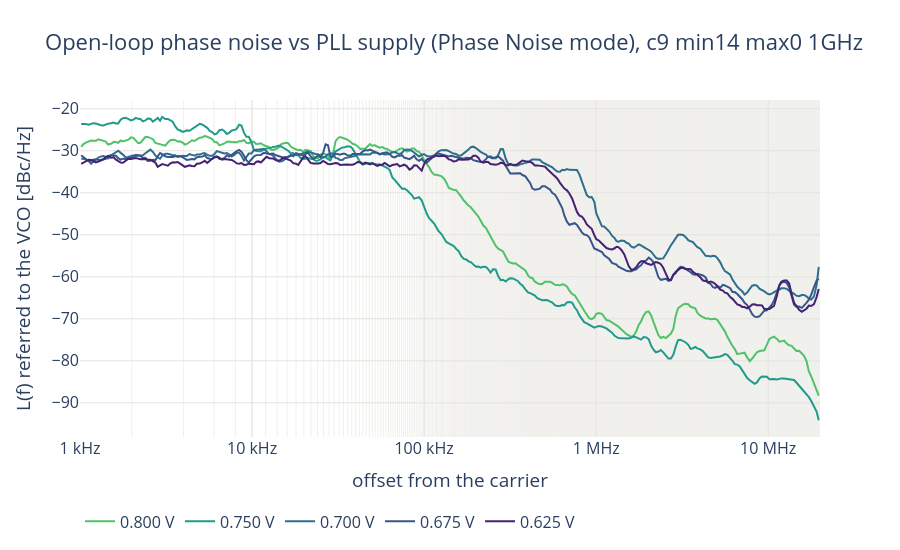
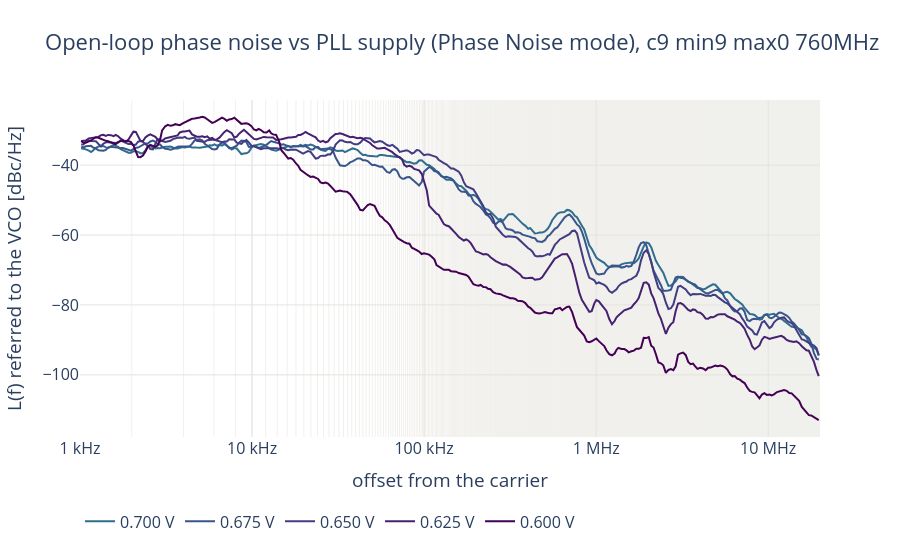
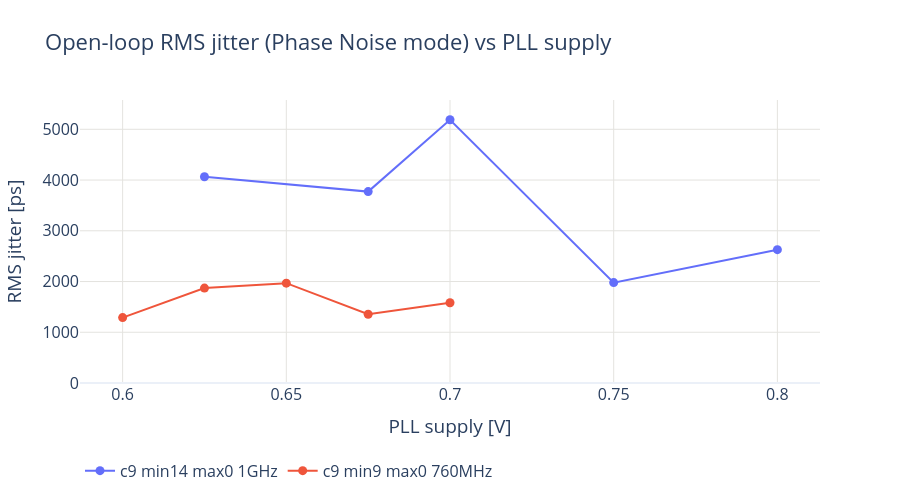

Notebook source saved alongside these figures, in order:
### Code cell
VCO_VDD_CSV = None  # e.g. PLL_DIR.parent / "vco" / "vco_vdd_S5_20261022_100000.csv"; None = newest run

# Open loop (pll_test_vdd.vco_vdd_sweep): the free-running VCO with the codes and pad divider of every setting, Vctrl
# from the SMU retuned to the setting's f_vco at every PLL supply. Per setting the analyzer's Phase Noise mode L(f)
# referred to the VCO (pad + 20 log10 N), one curve per supply, and its RMS jitter against the supply.
if VCO_VDD_CSV is None:
    VCO_VDD_CSV = sorted((p for p in (PLL_DIR.parent / "vco").glob("vco_vdd_*.csv") if not p.stem.endswith("_traces")),
                         key=lambda p: p.stat().st_mtime)[-1]
VCO_VDD_CSV = Path(VCO_VDD_CSV)
ol = pd.read_csv(VCO_VDD_CSV)
ol_traces = pd.read_csv(VCO_VDD_CSV.with_name(VCO_VDD_CSV.stem + "_traces.csv"))
ol_traces = ol_traces[ol_traces["kind"] == "L_pnmode"]
print(f"{VCO_VDD_CSV.name}: {len(ol)} supply x setting, status "
      + ", ".join(f"{s} {n}" for s, n in ol["status"].value_counts().items()))
ol_ok = ol[ol["status"] == "ok"]
for setting, d in ol_ok.groupby("factor", sort=False):
    fig = go.Figure()
    for _, r in d.sort_values("vdd_set", ascending=False).drop_duplicates("vdd_set").iterrows():
        t = ol_traces[(ol_traces["vdd_set"] == r["vdd_set"]) & (ol_traces["f_vco_target"] == r["f_vco_target"])
                      & np.logical_and.reduce([ol_traces[c] == r[c] for c in CODES])]
        t = binned(t)
        fig.add_scatter(x=t["freq"], y=t["level_dbm"] + 20 * np.log10(r["total_div"]), mode="lines",
                        name=f"{r['vdd_set']:.3f} V", line=dict(width=2, color=vdd_color(r["vdd_set"])),
                        hovertemplate=f"{r['vdd_set']:.3f} V" + "<br>%{x:.3s}Hz: %{y:.1f} dBc/Hz<extra></extra>")
    fig.update_layout(title=f"Open-loop phase noise vs PLL supply (Phase Noise mode), {setting}", height=550,
                      legend=dict(orientation="h", y=-0.2))
    fig.update_xaxes(title="offset from the carrier", **OFFSET_AXIS)
    fig.update_yaxes(title="L(f) referred to the VCO [dBc/Hz]", gridcolor=GRID)
    tag = setting.replace(" ", "_")
    save(fig, f"open_loop_phase_noise_vs_vdd_{tag}")
    r = d.iloc[0]
    print(f"open_loop_phase_noise_vs_vdd_{tag} (open loop, L(f) referred to the VCO, Phase Noise mode)\n"
          f"  run: {VCO_VDD_CSV.name}\n"
          f"  fixed: VCO coarse {r['vco_tune_coarse']:.0f} min {r['vco_current_min']:.0f} "
          f"max {r['vco_current_max']:.0f}, f_vco {r['f_vco_target'] / 1e6:.0f} MHz (Vctrl from the SMU, retuned), "
          f"output /{r['total_div']:.0f} (pad {r['f_pad'] / 1e6:.4g} MHz), no loop, core in reset\n"
          f"  varied: PLL supply " + ", ".join(f"{v:.3f}" for v in sorted(d["vdd_set"].unique())) + " V\n")

fig = go.Figure()
for setting, d in ol_ok.groupby("factor", sort=False):
    d = d.sort_values("vdd_set").drop_duplicates("vdd_set")
    fig.add_scatter(x=d["vdd_set"], y=d["time_jitter_pnm_ps"], mode="lines+markers", name=setting,
                    marker=dict(size=9), hovertemplate="%{x:.3f} V: %{y:.1f} ps<extra>" + setting + "</extra>")
fig.update_layout(title="Open-loop RMS jitter (Phase Noise mode) vs PLL supply", height=500,
                  legend=dict(orientation="h", y=-0.25))
fig.update_xaxes(title="PLL supply [V]", gridcolor=GRID)
fig.update_yaxes(title="RMS jitter [ps]", gridcolor=GRID, rangemode="tozero")
save(fig, "open_loop_jitter_vs_vdd")
print(f"open_loop_jitter_vs_vdd (open loop, jitter on the pad, Phase Noise mode)\n  run: {VCO_VDD_CSV.name}\n"
      f"  varied: PLL supply (x), setting (one curve each); band per setting: "
      + ", ".join(f"{s} {d['pnm_band'].iloc[0]} Hz" for s, d in ol_ok.groupby("factor", sort=False)) + "\n")

### Figure 1 — Plotly figure (JSON) as saved in the notebook; plotly's stock layout.template omitted (floating-point values rounded to 4 significant figures; data arrays with more than 128 entries replaced by an {"elided": "..."} marker saying what was removed)
{"data": [{"hovertemplate": "0.800 V<br>%{x:.3s}Hz: %{y:.1f} dBc/Hz<extra></extra>", "line": {"color": "rgb(80, 194, 105)", "width": 2}, "mode": "lines", "name": "0.800 V", "type": "scatter", "x": {"elided": "300 float values"}, "y": {"elided": "300 float values"}}, {"hovertemplate": "0.750 V<br>%{x:.3s}Hz: %{y:.1f} dBc/Hz<extra></extra>", "line": {"color": "rgb(32, 154, 138)", "width": 2}, "mode": "lines", "name": "0.750 V", "type": "scatter", "x": {"elided": "300 float values"}, "y": {"elided": "300 float values"}}, {"hovertemplate": "0.700 V<br>%{x:.3s}Hz: %{y:.1f} dBc/Hz<extra></extra>", "line": {"color": "rgb(46, 110, 142)", "width": 2}, "mode": "lines", "name": "0.700 V", "type": "scatter", "x": {"elided": "300 float values"}, "y": {"elided": "300 float values"}}, {"hovertemplate": "0.675 V<br>%{x:.3s}Hz: %{y:.1f} dBc/Hz<extra></extra>", "line": {"color": "rgb(56, 86, 139)", "width": 2}, "mode": "lines", "name": "0.675 V", "type": "scatter", "x": {"elided": "300 float values"}, "y": {"elided": "300 float values"}}, {"hovertemplate": "0.625 V<br>%{x:.3s}Hz: %{y:.1f} dBc/Hz<extra></extra>", "line": {"color": "rgb(71, 33, 113)", "width": 2}, "mode": "lines", "name": "0.625 V", "type": "scatter", "x": {"elided": "300 float values"}, "y": {"elided": "300 float values"}}], "layout": {"font": {"size": 16}, "height": 550, "legend": {"orientation": "h", "y": -0.2}, "title": {"text": "Open-loop phase noise vs PLL supply (Phase Noise mode), c9 min14 max0 1GHz"}, "xaxis": {"gridcolor": "#e4e3df", "minor": {"gridcolor": "#f1f0ed", "showgrid": true}, "range": [3, 7.301], "ticktext": ["1 kHz", "10 kHz", "100 kHz", "1 MHz", "10 MHz"], "tickvals": [1000, 10000, 100000, 1000000, 10000000], "title": {"text": "offset from the carrier"}, "type": "log"}, "yaxis": {"gridcolor": "#e4e3df", "title": {"text": "L(f) referred to the VCO [dBc/Hz]"}}}}

### Figure 2 — Plotly figure (JSON) as saved in the notebook; plotly's stock layout.template omitted (floating-point values rounded to 4 significant figures; data arrays with more than 128 entries replaced by an {"elided": "..."} marker saying what was removed)
{"data": [{"hovertemplate": "0.700 V<br>%{x:.3s}Hz: %{y:.1f} dBc/Hz<extra></extra>", "line": {"color": "rgb(46, 110, 142)", "width": 2}, "mode": "lines", "name": "0.700 V", "type": "scatter", "x": {"elided": "300 float values"}, "y": {"elided": "300 float values"}}, {"hovertemplate": "0.675 V<br>%{x:.3s}Hz: %{y:.1f} dBc/Hz<extra></extra>", "line": {"color": "rgb(56, 86, 139)", "width": 2}, "mode": "lines", "name": "0.675 V", "type": "scatter", "x": {"elided": "300 float values"}, "y": {"elided": "300 float values"}}, {"hovertemplate": "0.650 V<br>%{x:.3s}Hz: %{y:.1f} dBc/Hz<extra></extra>", "line": {"color": "rgb(66, 60, 131)", "width": 2}, "mode": "lines", "name": "0.650 V", "type": "scatter", "x": {"elided": "300 float values"}, "y": {"elided": "300 float values"}}, {"hovertemplate": "0.625 V<br>%{x:.3s}Hz: %{y:.1f} dBc/Hz<extra></extra>", "line": {"color": "rgb(71, 33, 113)", "width": 2}, "mode": "lines", "name": "0.625 V", "type": "scatter", "x": {"elided": "300 float values"}, "y": {"elided": "300 float values"}}, {"hovertemplate": "0.600 V<br>%{x:.3s}Hz: %{y:.1f} dBc/Hz<extra></extra>", "line": {"color": "rgb(68, 1, 84)", "width": 2}, "mode": "lines", "name": "0.600 V", "type": "scatter", "x": {"elided": "300 float values"}, "y": {"elided": "300 float values"}}], "layout": {"font": {"size": 16}, "height": 550, "legend": {"orientation": "h", "y": -0.2}, "title": {"text": "Open-loop phase noise vs PLL supply (Phase Noise mode), c9 min9 max0 760MHz"}, "xaxis": {"gridcolor": "#e4e3df", "minor": {"gridcolor": "#f1f0ed", "showgrid": true}, "range": [3, 7.301], "ticktext": ["1 kHz", "10 kHz", "100 kHz", "1 MHz", "10 MHz"], "tickvals": [1000, 10000, 100000, 1000000, 10000000], "title": {"text": "offset from the carrier"}, "type": "log"}, "yaxis": {"gridcolor": "#e4e3df", "title": {"text": "L(f) referred to the VCO [dBc/Hz]"}}}}

### Figure 3 — Plotly figure (JSON) as saved in the notebook; plotly's stock layout.template omitted (floating-point values rounded to 4 significant figures)
{"data": [{"hovertemplate": "%{x:.3f} V: %{y:.1f} ps<extra>c9 min14 max0 1GHz</extra>", "marker": {"size": 9}, "mode": "lines+markers", "name": "c9 min14 max0 1GHz", "type": "scatter", "x": [0.625, 0.675, 0.7, 0.75, 0.8], "y": [4065.0, 3772.0, 5188.0, 1978.0, 2627.0]}, {"hovertemplate": "%{x:.3f} V: %{y:.1f} ps<extra>c9 min9 max0 760MHz</extra>", "marker": {"size": 9}, "mode": "lines+markers", "name": "c9 min9 max0 760MHz", "type": "scatter", "x": [0.6, 0.625, 0.65, 0.675, 0.7], "y": [1289.0, 1871.0, 1967.0, 1355.0, 1581.0]}], "layout": {"font": {"size": 16}, "height": 500, "legend": {"orientation": "h", "y": -0.25}, "title": {"text": "Open-loop RMS jitter (Phase Noise mode) vs PLL supply"}, "xaxis": {"gridcolor": "#e4e3df", "title": {"text": "PLL supply [V]"}}, "yaxis": {"gridcolor": "#e4e3df", "rangemode": "tozero", "title": {"text": "RMS jitter [ps]"}}}}
